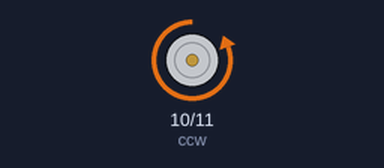
Bench run of a sketch on a simulated Arduino Uno, built with avr-gcc and run on an emulated ATmega328P. Shown: motor-driver pin pairs drawn as motors (green arrow = first pin HIGH = forward, orange = second pin HIGH = backward, longer = more drive).

Above: at 0.5 s.
Timing chart, 0 to 4.6 s (numbered marks = the images above):
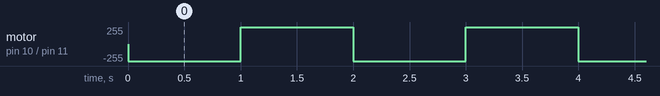

The sketch:

moving_Dc_motor_CW_and_CCW.ino
```cpp
int cw=11;
int ccw=10;
void setup()
{
  pinMode(cw, OUTPUT);
   pinMode(ccw, OUTPUT);
}

void loop()
{
  digitalWrite(cw, HIGH);
   delay(1000); // Wait for 1000 millisecond(s)
  digitalWrite(cw, LOW);

  digitalWrite(ccw, HIGH);
   delay(1000); // Wait for 1000 millisecond(s)
  digitalWrite(ccw, LOW);
}
```

Measured:
- by itself, motor on pin 10 (ccw) / pin 11 (cw): alternates forward 255/255 for 1.0 s and backward 255/255 for 1.0 s
